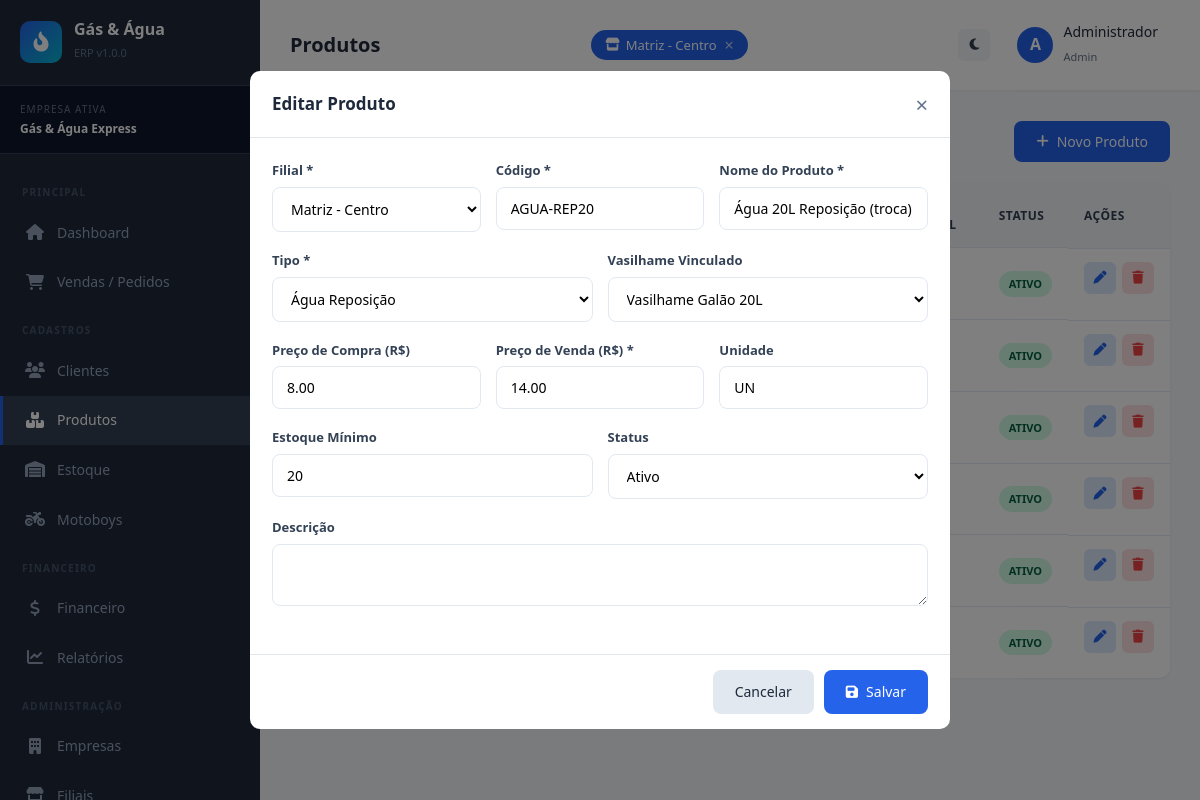
The page /pages/produtos.php?editar=5 (signed in) on the database its author committed.
### tables this page shows
CREATE TABLE IF NOT EXISTS empresas (
    id INT AUTO_INCREMENT PRIMARY KEY,
    nome VARCHAR(150) NOT NULL,
    cnpj VARCHAR(20) UNIQUE NOT NULL,
    endereco VARCHAR(255),
    telefone VARCHAR(20),
    email VARCHAR(100),
    logo VARCHAR(255) DEFAULT 'default-logo.png',
    cor_primaria VARCHAR(7) DEFAULT '#2563eb',
    status ENUM('ativo','inativo') DEFAULT 'ativo',
    criado_em TIMESTAMP DEFAULT CURRENT_TIMESTAMP
);

CREATE TABLE IF NOT EXISTS filiais (
    id INT AUTO_INCREMENT PRIMARY KEY,
    empresa_id INT NOT NULL,
    nome VARCHAR(150) NOT NULL,
    endereco VARCHAR(255),
    telefone VARCHAR(20),
    responsavel VARCHAR(150),
    status ENUM('ativo','inativo') DEFAULT 'ativo',
    criado_em TIMESTAMP DEFAULT CURRENT_TIMESTAMP,
    FOREIGN KEY (empresa_id) REFERENCES empresas(id) ON DELETE CASCADE
);

CREATE TABLE IF NOT EXISTS produtos (
    id INT AUTO_INCREMENT PRIMARY KEY,
    empresa_id INT NOT NULL,
    filial_id INT NOT NULL,
    codigo VARCHAR(50) NOT NULL,
    nome VARCHAR(150) NOT NULL,
    tipo ENUM('vasilhame_gas','vasilhame_agua','gas_reposicao','gas_completo','agua_reposicao','agua_completa','outro') NOT NULL,
    vasilhame_id INT DEFAULT NULL COMMENT 'Para reposição/completo: aponta para o vasilhame vinculado',
    preco_compra DECIMAL(10,2) DEFAULT 0,
    preco_venda DECIMAL(10,2) NOT NULL,
    unidade VARCHAR(20) DEFAULT 'UN',
    estoque_minimo INT DEFAULT 5,
    descricao TEXT,
    imagem VARCHAR(255) DEFAULT 'default-product.png',
    status ENUM('ativo','inativo') DEFAULT 'ativo',
    criado_em TIMESTAMP DEFAULT CURRENT_TIMESTAMP,
    FOREIGN KEY (empresa_id) REFERENCES empresas(id) ON DELETE CASCADE,
    FOREIGN KEY (filial_id) REFERENCES filiais(id) ON DELETE CASCADE,
    FOREIGN KEY (vasilhame_id) REFERENCES produtos(id) ON DELETE SET NULL
);

### pages/produtos.php (the view, shortened to what the rows shown need)
<?php
$titulo_pagina = "Produtos";
require_once '../includes/header.php';
$empresa_id = empresaAtiva();
$filiais_ativas_ids = filiaisAtivas();
$ids_str = implode(',', array_map('intval', $filiais_ativas_ids));
$filiais_disponiveis = [];
$res_fil = $conn->query("SELECT id, nome FROM filiais WHERE empresa_id = {$empresa_id} AND status = 'ativo' ORDER BY nome");
while ($ff = $res_fil->fetch_assoc()) {
    $filiais_disponiveis[] = $ff;
}
$vasilhames = $conn->query("
    SELECT id, nome FROM produtos
    WHERE empresa_id = {$empresa_id}
      AND filial_id IN ({$ids_str})
      AND tipo IN ('vasilhame_gas','vasilhame_agua')
      AND status = 'ativo'
    ORDER BY nome
");
$editar = null;
if (isset($_GET['editar'])) {
    $id = (int)$_GET['editar'];
    $stmt = $conn->prepare("SELECT * FROM produtos WHERE id = ? AND empresa_id = ?");
    $stmt->bind_param("ii", $id, $empresa_id);
    $stmt->execute();
    $editar = $stmt->get_result()->fetch_assoc();
}
$sql_list = "
    SELECT p.*,
           f.nome as filial_nome,
           COALESCE(e.quantidade, 0) as estoque_atual
    FROM produtos p
    LEFT JOIN filiais f ON f.id = p.filial_id
    LEFT JOIN estoque e ON e.produto_id = p.id AND e.filial_id = p.filial_id
    WHERE p.empresa_id = {$empresa_id}
      AND p.filial_id IN ({$ids_str})
    ORDER BY f.nome, p.nome
";
$produtos = $conn->query($sql_list);
?>
<div class="table-container">
<table class="table" id="tabelaProdutos">
    <thead>
        <tr>
            <th>Código</th>
            <th>Produto</th>
            <th>Tipo</th>
            <th>Preço Compra</th>
            <th>Preço Venda</th>
            <th>Estoque por Filial</th>
            <th>Status</th>
            <th>Ações</th>
        </tr>
    </thead>
    <tbody>
        <?php while ($p = $produtos->fetch_assoc()):
            $qtd = (int)$p['estoque_atual'];
            $min = (int)$p['estoque_minimo'];
            $cor = $qtd <= 0 ? 'danger' : ($qtd <= $min ? 'warning' : 'success');
        ?>
        <tr>
            <td><strong><?= escapar($p['codigo']) ?></strong></td>
            <td><?= escapar($p['nome']) ?></td>
            <td><?= tipoProdutoNome($p['tipo']) ?></td>
            <td><?= formatarMoeda($p['preco_compra']) ?></td>
            <td><strong><?= formatarMoeda($p['preco_venda']) ?></strong></td>
            <td><span class="badge badge-<?= $cor ?>"><?= $qtd ?> un.</span></td>
            <td><?= statusBadge($p['status']) ?></td>
            <td class="actions">
                <a href="?editar=<?= $p['id'] ?>" class="btn-icon edit"><i class="fas fa-pen"></i></a>
                <button onclick="confirmarExclusao('?excluir=<?= $p['id'] ?>', 'este produto')" class="btn-icon delete"><i class="fas fa-trash"></i></button>
            </td>
        </tr>
        <?php endwhile; ?>
    </tbody>
</table>
</div>
<div class="modal-overlay <?= $editar ? 'active' : '' ?>" id="modalProduto">
    <div class="modal" style="max-width: 700px;">
        <form method="POST">
            <div class="modal-body">
                <div class="form-row">
                    <div class="form-group">
                        <label>Filial *</label>
                        <select name="filial_id_prod" required>
                            <?php foreach ($filiais_disponiveis as $fl): ?>
                            <option value="<?= $fl['id'] ?>"
                                <?= ($editar['filial_id'] ?? $filiais_ativas_ids[0] ?? '') == $fl['id'] ? 'selected' : '' ?>>
                                <?= escapar($fl['nome']) ?>
                            </option>
                            <?php endforeach; ?>
                        </select>
                    </div>
                    <div class="form-group">
                        <label>Código *</label>
                        <input type="text" name="codigo" required value="<?= $editar['codigo'] ?? '' ?>" placeholder="Ex: GAS-REP13">
                    </div>
                    <div class="form-group">
                        <label>Nome do Produto *</label>
                        <input type="text" name="nome" required value="<?= $editar['nome'] ?? '' ?>">
                    </div>
                </div>
                <div class="form-row">
                    <div class="form-group">
                        <label>Tipo *</label>
                        <select name="tipo" required>
                            <?php
                            $tipos = ['vasilhame_gas'=>'Vasilhame Gás','vasilhame_agua'=>'Vasilhame Água','gas_reposicao'=>'Gás Reposição','gas_completo'=>'Gás Completo','agua_reposicao'=>'Água Reposição','agua_completa'=>'Água Completa','outro'=>'Outro'];
                            foreach ($tipos as $k => $v):
                            ?>
                                <option value="<?= $k ?>" <?= ($editar['tipo'] ?? '') == $k ? 'selected' : '' ?>><?= $v ?></option>
                            <?php endforeach; ?>
                        </select>
                    </div>
                    <div class="form-group" id="grupoVasilhame">
                        <label>Vasilhame Vinculado</label>
                        <select name="vasilhame_id">
                            <?php
                            $vasilhames->data_seek(0);
                            while ($vas = $vasilhames->fetch_assoc()):
                            ?>
                                <option value="<?= $vas['id'] ?>" <?= ($editar['vasilhame_id'] ?? '') == $vas['id'] ? 'selected' : '' ?>>
                                    <?= escapar($vas['nome']) ?>
                                </option>
                            <?php endwhile; ?>
                        </select>
                    </div>
                </div>
                <div class="form-row">
                    <div class="form-group">
                        <label>Preço de Compra (R$)</label>
                        <input type="number" name="preco_compra" step="0.01" min="0" value="<?= $editar['preco_compra'] ?? '0' ?>">
                    </div>
                    <div class="form-group">
                        <label>Preço de Venda (R$) *</label>
                        <input type="number" name="preco_venda" step="0.01" min="0" required value="<?= $editar['preco_venda'] ?? '' ?>">
                    </div>
                    <div class="form-group">
                        <label>Unidade</label>
                        <input type="text" name="unidade" value="<?= $editar['unidade'] ?? 'UN' ?>">
                    </div>
                </div>
                <div class="form-row">
                    <div class="form-group">
                        <label>Estoque Mínimo</label>
                        <input type="number" name="estoque_minimo" min="0" value="<?= $editar['estoque_minimo'] ?? '5' ?>">
                    </div>
                    <div class="form-group">
                        <label>Status</label>
                        <select name="status">
                            <option value="ativo" <?= ($editar['status'] ?? '') == 'ativo' ? 'selected' : '' ?>>Ativo</option>
                        </select>
                    </div>
                </div>
            </div>
        </form>
    </div>
</div>
<?php require_once '../includes/footer.php'; ?>

### includes/header.php (shortened to what the rows shown need)
<?php
require_once dirname(__DIR__) . '/config/config.php';
require_once dirname(__DIR__) . '/includes/funcoes.php';
$empresa_atual = null;
if (!empty($_SESSION['empresa_id'])) {
    $stmt = $conn->prepare("SELECT nome FROM empresas WHERE id = ?");
    $stmt->bind_param("i", $_SESSION['empresa_id']);
    $stmt->execute();
    $empresa_atual = $stmt->get_result()->fetch_assoc();
}
$todas_filiais = [];
if (!empty($_SESSION['empresa_id'])) {
    $res = $conn->query("SELECT id, nome FROM filiais WHERE empresa_id = {$_SESSION['empresa_id']} AND status = 'ativo' ORDER BY nome");
    while ($f = $res->fetch_assoc()) {
        $todas_filiais[] = $f;
    }
}
$filiais_ativas = $_SESSION['filiais_ativas'] ?? [];
$titulo_pagina = $titulo_pagina ?? 'Dashboard';
?>
<!DOCTYPE html>
<html lang="pt-br">
<head>
    <link rel="stylesheet" href="<?= BASE_URL ?>assets/css/style.css">
    <link rel="stylesheet" href="https://cdnjs.cloudflare.com/ajax/libs/font-awesome/6.4.0/css/all.min.css">
</head>
<body>
<div class="layout">
    <aside class="sidebar">
        <?php if ($empresa_atual): ?>
        <div class="sidebar-empresa">
            <div class="label">Empresa Ativa</div>
            <div class="nome"><?= escapar($empresa_atual['nome']) ?></div>
        </div>
        <?php endif; ?>
    </aside>
    <main class="main">
        <div class="topbar">
            <div style="display:flex; align-items:center; gap:15px;">
                <h1><?= $titulo_pagina ?></h1>
            </div>
            <div class="filiais-chips">
                <?php foreach ($todas_filiais as $f):
                    $ativa = in_array($f['id'], $filiais_ativas);
                ?>
                    <a href="?toggle_filial=<?= $f['id'] ?><?= !empty($_GET) ? '&' . http_build_query(array_diff_key($_GET, ['toggle_filial'=>''])) : '' ?>"
                       class="filial-chip <?= $ativa ? 'active' : '' ?>"
                       title="<?= $ativa ? 'Clique para ocultar' : 'Clique para exibir' ?>">
                        <i class="fas fa-store"></i>
                        <?= escapar($f['nome']) ?>
                        <?php if ($ativa): ?>
                            <span class="chip-x">&times;</span>
                        <?php endif; ?>
                    </a>
                <?php endforeach; ?>
            </div>
        </div>
        <div class="content">

### includes/funcoes.php (shortened to what the rows shown need)
<?php
function escapar($valor) {
    return htmlspecialchars($valor ?? '', ENT_QUOTES, 'UTF-8');
}
function statusBadge($status) {
    $badges = [
        'pendente'    => ['Pendente', 'warning'],
        'separacao'   => ['Em Separação', 'info'],
        'entrega'     => ['Em Entrega', 'primary'],
        'entregue'    => ['Entregue', 'success'],
        'finalizado'  => ['Finalizado', 'success'],
        'cancelado'   => ['Cancelado', 'danger'],
        'ativo'       => ['Ativo', 'success'],
        'inativo'     => ['Inativo', 'secondary'],
        'pago'        => ['Pago', 'success'],
        'disponivel'  => ['Disponível', 'success'],
        'em_entrega'  => ['Em Entrega', 'warning'],
    ];
    $info = $badges[$status] ?? [$status, 'secondary'];
    return '<span class="badge badge-' . $info[1] . '">' . $info[0] . '</span>';
}
function empresaAtiva() {
    return $_SESSION['empresa_id'] ?? null;
}
function filiaisAtivas() {
    if (!empty($_SESSION['filiais_ativas']) && is_array($_SESSION['filiais_ativas'])) {
        return $_SESSION['filiais_ativas'];
    }
    $f = $_SESSION['filial_id'] ?? null;
    return $f ? [$f] : [];
}

### rows shown on the page
empresas: nome "Gás & Água Express"
filiais: nome "Matriz - Centro"
produtos: status "ATIVO"
produtos: status "ATIVO", filial_id_prod "Matriz - Centro", codigo "AGUA-REP20", nome "Água 20L Reposição (troca)", tipo "Água Reposição", vasilhame_id "Vasilhame Galão 20L", preco_compra "8.00", preco_venda "14.00", unidade "UN", estoque_minimo "20", status "Ativo"
produtos: status "ATIVO"
produtos: status "ATIVO"
produtos: status "ATIVO"
produtos: status "ATIVO"

### other values the page prints
SISTEMA_VERSAO "1.0.0"
$titulo_pagina "Produtos"
substr($_SESSION['usuario_nome'] ?? 'U', 0, 1) "A"
escapar($_SESSION['usuario_nome'] ?? '') "Administrador"
$_SESSION['perfil'] "Admin"
